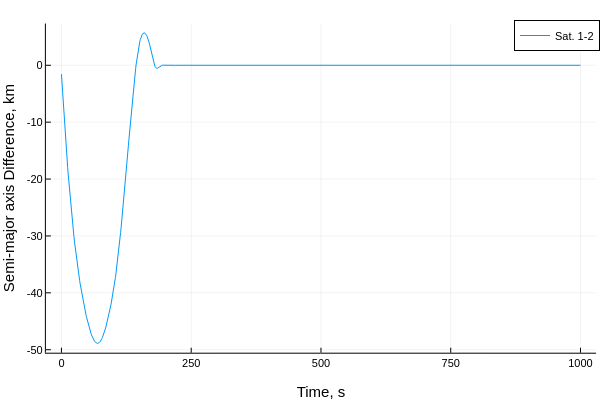

The cell this chart's notebook holds for it:
### Code cell
plot(thist,a_mks*ahist[2:end,:], label=permutedims(mylabel))
plot!(xlabel="Time, s", ylabel = "Semi-major axis Difference, km")

### Figure 1 — Plotly figure (JSON) as saved in the notebook; plotly's stock layout.template omitted (floating-point values rounded to 4 significant figures; data arrays with more than 128 entries replaced by an {"elided": "..."} marker saying what was removed)
{"data": [{"colorbar": {"len": 0.9143, "title": "", "x": 0.9934, "y": 0.533}, "legendgroup": "Sat. 1-2", "line": {"color": "rgba(0, 154, 250, 1.000)", "dash": "solid", "shape": "linear", "width": 1}, "mode": "lines", "name": "Sat. 1-2", "showlegend": true, "type": "scatter", "x": {"elided": "1001 int values"}, "xaxis": "x", "y": {"elided": "1001 float values"}, "yaxis": "y", "zmax": null, "zmin": null}], "layout": {"annotations": [], "height": 400, "legend": {"bgcolor": "rgba(255, 255, 255, 1.000)", "bordercolor": "rgba(0, 0, 0, 1.000)", "borderwidth": 1, "font": {"color": "rgba(0, 0, 0, 1.000)", "family": "sans-serif", "size": 11}, "title": {"font": {"color": "rgba(0, 0, 0, 1.000)", "family": "sans-serif", "size": 15}, "text": ""}, "tracegroupgap": 0, "traceorder": "normal", "x": 1, "xanchor": "auto", "y": 1, "yanchor": "auto"}, "margin": {"b": 20, "l": 0, "r": 0, "t": 20}, "paper_bgcolor": "rgba(255, 255, 255, 1.000)", "plot_bgcolor": "rgba(255, 255, 255, 1.000)", "showlegend": true, "width": 600, "xaxis": {"anchor": "y", "domain": [0.07647, 0.9934], "gridcolor": "rgba(0, 0, 0, 0.100)", "gridwidth": 0.5, "linecolor": "rgba(0, 0, 0, 1.000)", "mirror": false, "range": [-30, 1030], "showgrid": true, "showline": true, "showticklabels": true, "tickangle": 0, "tickcolor": "rgb(0, 0, 0)", "tickfont": {"color": "rgba(0, 0, 0, 1.000)", "family": "sans-serif", "size": 11}, "tickmode": "array", "ticks": "inside", "ticktext": ["0", "250", "500", "750", "1000"], "tickvals": [0, 250, 500, 750, 1000], "title": "Time, s", "titlefont": {"color": "rgba(0, 0, 0, 1.000)", "family": "sans-serif", "size": 15}, "type": "-", "visible": true, "zeroline": false, "zerolinecolor": "rgba(0, 0, 0, 1.000)"}, "yaxis": {"anchor": "x", "domain": [0.07581, 0.9902], "gridcolor": "rgba(0, 0, 0, 0.100)", "gridwidth": 0.5, "linecolor": "rgba(0, 0, 0, 1.000)", "mirror": false, "range": [-50.53, 7.336], "showgrid": true, "showline": true, "showticklabels": true, "tickangle": 0, "tickcolor": "rgb(0, 0, 0)", "tickfont": {"color": "rgba(0, 0, 0, 1.000)", "family": "sans-serif", "size": 11}, "tickmode": "array", "ticks": "inside", "ticktext": ["-50", "-40", "-30", "-20", "-10", "0"], "tickvals": [-50, -40, -30, -20, -10, 0], "title": "Semi-major axis Difference, km", "titlefont": {"color": "rgba(0, 0, 0, 1.000)", "family": "sans-serif", "size": 15}, "type": "-", "visible": true, "zeroline": false, "zerolinecolor": "rgba(0, 0, 0, 1.000)"}}}
